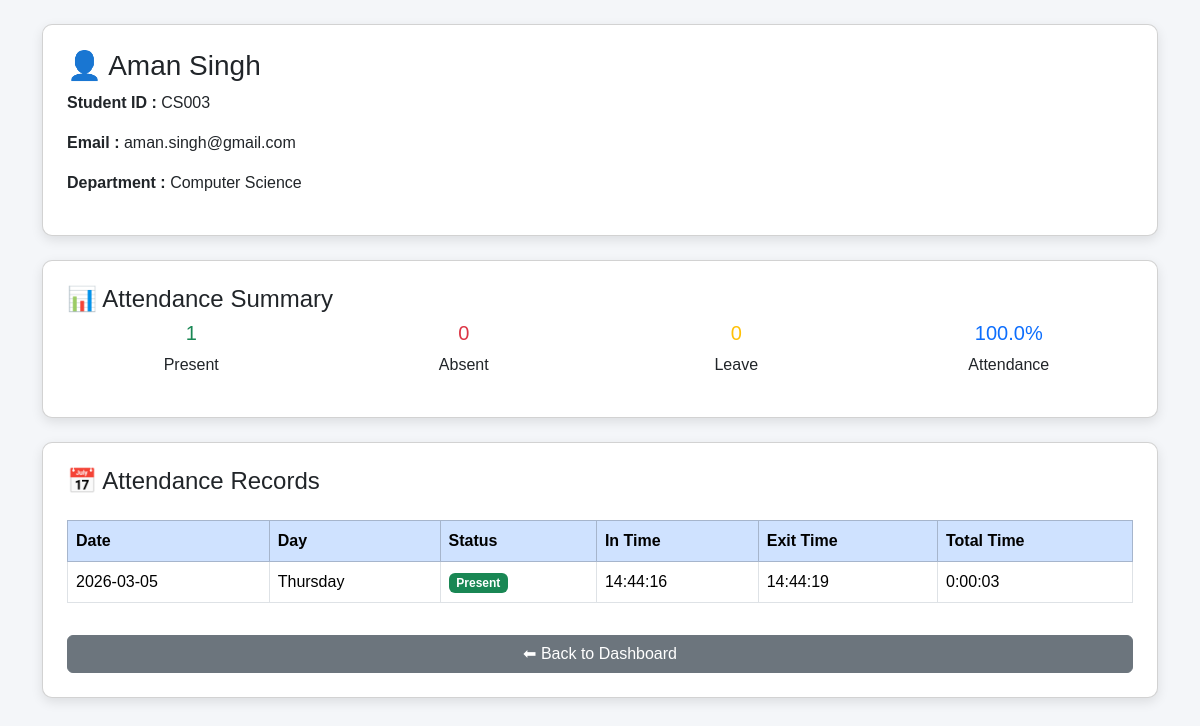
Page /student/3 (signed in) on the committed database.
### tables this page shows
CREATE TABLE students(
        id INTEGER PRIMARY KEY AUTOINCREMENT,
        name TEXT NOT NULL,
        student_id TEXT,
        email TEXT,
        role TEXT,
        department TEXT
    );

CREATE TABLE attendance(
        id INTEGER PRIMARY KEY AUTOINCREMENT,
        student_id TEXT,
        date TEXT,
        day TEXT,
        status TEXT,
        in_time TEXT,
        exit_time TEXT,
        UNIQUE(student_id,date)
    );

### app.py (the view)
@app.route("/student/<int:id>")
def student_profile(id):
    if not session.get("admin"):
        return redirect("/login")
    conn = get_db()
    student = conn.execute(
        "SELECT * FROM students WHERE id=?",
        (id,)
    ).fetchone()
    attendance_records = conn.execute("""
        SELECT date, day, status, in_time, exit_time
        FROM attendance
        WHERE student_id=?
        ORDER BY date DESC
    """, (student["student_id"],)).fetchall()
    attendance = []
    from datetime import datetime
    for row in attendance_records:
        in_time = row["in_time"]
        exit_time = row["exit_time"]
        total_time = None
        if in_time and exit_time:
            fmt = "%H:%M:%S"
            tdelta = datetime.strptime(exit_time, fmt) - datetime.strptime(in_time, fmt)
            total_time = str(tdelta)  # HH:MM:SS
        attendance.append({
            "date": row["date"],
            "day": row["day"],
            "status": row["status"],
            "in_time": row["in_time"],
            "exit_time": row["exit_time"],
            "total_time": total_time
        })
    present = conn.execute("""
        SELECT COUNT(*) FROM attendance
        WHERE student_id=? AND status='Present'
    """,(student["student_id"],)).fetchone()[0]
    absent = conn.execute("""
        SELECT COUNT(*) FROM attendance
        WHERE student_id=? AND status='Absent'
    """,(student["student_id"],)).fetchone()[0]
    leave = conn.execute("""
        SELECT COUNT(*) FROM attendance
        WHERE student_id=? AND status='Leave'
    """,(student["student_id"],)).fetchone()[0]
    total = present + absent + leave
    percentage = round((present/total)*100,2) if total > 0 else 0
    conn.close()
    return render_template(
        "student_profile.html",
        student=student,
        attendance=attendance,
        present=present,
        absent=absent,
        leave=leave,
        percentage=percentage
    )

### app.py (called while the page is built)
def get_db():
    conn = sqlite3.connect(DB_PATH)
    conn.row_factory = sqlite3.Row
    return conn

### templates/student_profile.html (shortened to what this page needs)
<!DOCTYPE html>
<html>
<head>
<link href="https://cdn.jsdelivr.net/npm/bootstrap@5.3.2/dist/css/bootstrap.min.css" rel="stylesheet">
</head>
<body class="p-4">
<div class="container">
<div class="card p-4 mb-4">
<h3>👤 {{ student.name }}</h3>
<p><strong>Student ID :</strong> {{ student.student_id }}</p>
<p><strong>Email :</strong> {{ student.email }}</p>
<p><strong>Department :</strong> {{ student.department }}</p>
</div>
<div class="card p-4 mb-4">
<h4>📊 Attendance Summary</h4>
<div class="row text-center">
<div class="col-md-3">
<h5 class="text-success">{{ present }}</h5>
<p>Present</p>
</div>
<div class="col-md-3">
<h5 class="text-danger">{{ absent }}</h5>
<p>Absent</p>
</div>
<div class="col-md-3">
<h5 class="text-warning">{{ leave }}</h5>
<p>Leave</p>
</div>
<div class="col-md-3">
<h5 class="text-primary">{{ percentage }}%</h5>
<p>Attendance</p>
</div>
</div>
</div>
<div class="card p-4">
<h4>📅 Attendance Records</h4>
<table class="table table-bordered mt-3">
<thead class="table-primary">
<tr>
<th>Date</th>
<th>Day</th>
<th>Status</th>
<th>In Time</th>
<th>Exit Time</th>
<th>Total Time</th>
</tr>
</thead>
<tbody>
{% for record in attendance %}
<tr>
<td>{{ record.date }}</td>
<td>{{ record.day }}</td>
<td>
{% if record.status == "Present" %}
<span class="badge bg-success">Present</span>
{% elif record.status == "Leave" %}
<span class="badge bg-warning">Leave</span>
{% else %}
<span class="badge bg-danger">Absent</span>
{% endif %}
</td>
<td>{{ record.in_time or "-" }}</td>
<td>{{ record.exit_time or "-" }}</td>
<td>{{ record.total_time or "-" }}</td>
</tr>
{% endfor %}
</tbody>
</table>
<a href="/dashboard" class="btn btn-secondary mt-3">
⬅ Back to Dashboard
</a>
</div>
</div>
</body>
</html>

### templates/student_profile.html (style rules this page uses)
body { background:#f4f6f9; font-family:Arial; }
.card { border-radius:10px; box-shadow:0 4px 12px rgba(0,0,0,0.1); }

### rows in the picture
students: name "Aman Singh", student_id "CS003", email "aman.singh@gmail.com", department "Computer Science"
attendance: date "2026-03-05", day "Thursday", status "Present", in_time "14:44:16", exit_time "14:44:19", total_time "0:00:03"

### other values in the picture
{{ present }} "1"
{{ absent }} "0"
{{ leave }} "0"
{{ percentage }} "100.0"
